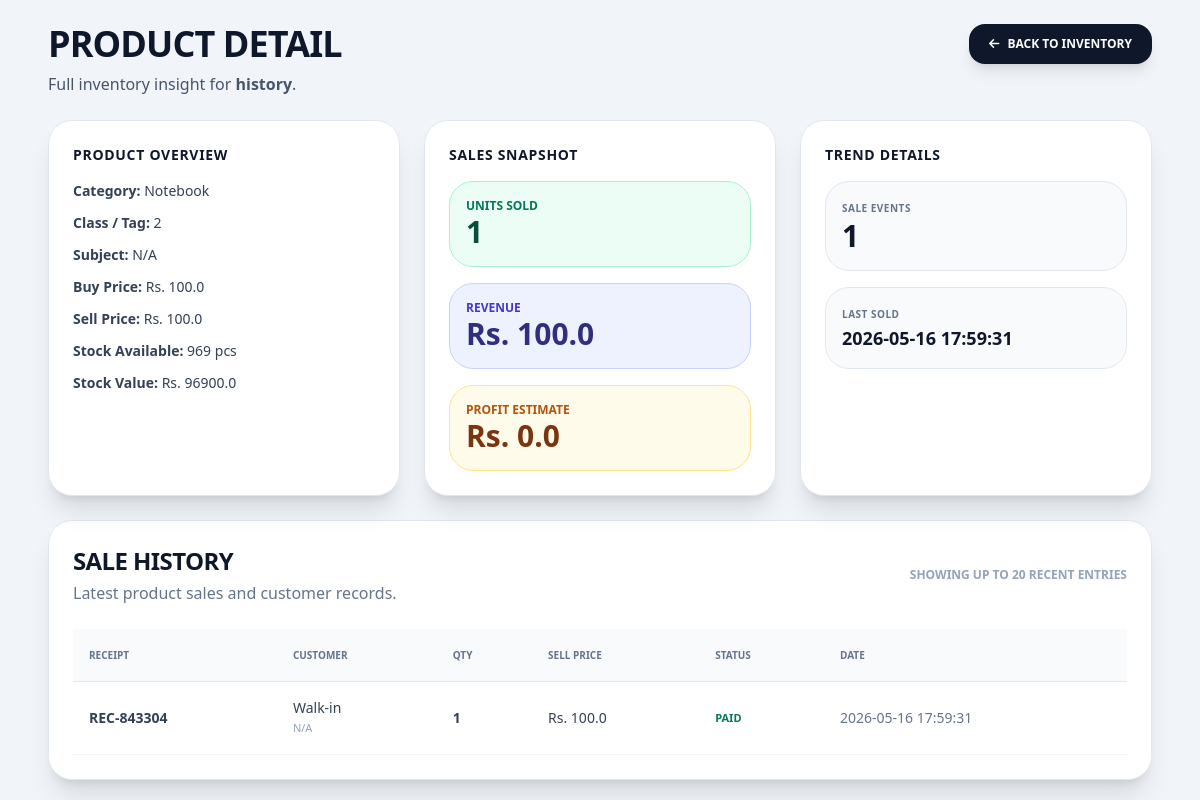
The app's page /product/16 (signed in) with its own data.
### tables this page shows
CREATE TABLE products (
        id INTEGER PRIMARY KEY AUTOINCREMENT,
        name TEXT NOT NULL,
        category TEXT, -- Book, Notebook, Stationery
        student_class TEXT,
        subject TEXT,
        purchase_price REAL,
        selling_price REAL,
        stock INTEGER
    , tag TEXT, variation TEXT);

CREATE TABLE sale_items (sale_id INTEGER, product_name TEXT, qty INTEGER, price REAL);

CREATE TABLE sales (
    id INTEGER PRIMARY KEY AUTOINCREMENT,
    receipt_number TEXT NOT NULL UNIQUE,
    student_name TEXT NOT NULL,
    father_name TEXT NOT NULL,
    cnic TEXT,
    student_class TEXT NOT NULL,
    phone_no TEXT NOT NULL,
    address TEXT,
    sale_type TEXT NOT NULL, -- 'Single Item' or 'Full Bundle'
    total_amount REAL NOT NULL,
    timestamp DATETIME DEFAULT CURRENT_TIMESTAMP
, profit REAL DEFAULT 0.0, payment_status TEXT DEFAULT 'Paid', cash_paid REAL DEFAULT 0.0);

### main.py (the view)
@app.get("/product/{product_id}")
async def product_detail(request: Request, product_id: int):
    if not is_logged_in(request): raise HTTPException(status_code=401)
    conn = get_db()
    product = conn.execute("SELECT * FROM products WHERE id = ?", (product_id,)).fetchone()
    if not product:
        conn.close()
        raise HTTPException(status_code=404, detail="Product not found")
    analytics = conn.execute("""
        SELECT
            SUM(si.qty) as total_units,
            SUM(si.qty * si.price) as total_revenue,
            MAX(s.timestamp) as last_sold,
            COUNT(*) as sale_count
        FROM sale_items si
        JOIN sales s ON si.sale_id = s.id
        WHERE si.product_name = ?
    """, (product['name'],)).fetchone()
    sales = conn.execute("""
        SELECT si.qty, si.price, s.receipt_number, s.payment_status, s.timestamp,
               s.student_name, s.phone_no
        FROM sale_items si
        JOIN sales s ON si.sale_id = s.id
        WHERE si.product_name = ?
        ORDER BY s.timestamp DESC
        LIMIT 20
    """, (product['name'],)).fetchall()
    conn.close()
    total_units = analytics['total_units'] if analytics['total_units'] else 0
    total_revenue = analytics['total_revenue'] if analytics['total_revenue'] else 0
    sale_count = analytics['sale_count'] if analytics['sale_count'] else 0
    last_sold = analytics['last_sold']
    profit = total_revenue - (total_units * product['purchase_price']) if total_units else 0
    return templates.TemplateResponse(request, "product_detail.html", {
        "product": product,
        "sales": sales,
        "analytics": {
            "total_units": total_units,
            "total_revenue": total_revenue,
            "sale_count": sale_count,
            "last_sold": last_sold,
            "profit": profit
        }
    })

### templates/product_detail.html (shortened to what this page needs)
<!DOCTYPE html>
<html lang="en">
<head>
    <script src="https://cdn.tailwindcss.com"></script>
    <link rel="stylesheet" href="https://cdnjs.cloudflare.com/ajax/libs/font-awesome/6.0.0/css/all.min.css">
</head>
<body class="bg-slate-100 min-h-screen font-sans text-slate-900">
    <div class="max-w-6xl mx-auto p-6">
        <div class="flex flex-col md:flex-row justify-between items-start gap-4 mb-6">
            <div>
                <h1 class="text-4xl font-black uppercase tracking-tight">Product Detail</h1>
                <p class="text-slate-600 mt-2">Full inventory insight for <strong>{{ product.name }}</strong>.</p>
            </div>
            <div class="space-x-2">
                <a href="/" class="inline-flex items-center gap-2 bg-slate-900 text-white px-5 py-3 rounded-2xl font-black uppercase text-xs shadow-lg hover:bg-slate-800 transition"><i class="fas fa-arrow-left"></i> Back to Inventory</a>
            </div>
        </div>
        <div class="grid grid-cols-1 lg:grid-cols-3 gap-6 mb-6">
            <div class="bg-white rounded-3xl shadow-xl p-6 border border-slate-200">
                <h2 class="font-black text-slate-900 uppercase text-sm tracking-wider mb-4">Product Overview</h2>
                <div class="space-y-3 text-sm text-slate-700">
                    <div><span class="font-black">Category:</span> {{ product.category }}</div>
                    <div><span class="font-black">Class / Tag:</span> {{ product.student_class or product.tag or 'N/A' }}</div>
                    <div><span class="font-black">Subject:</span> {{ product.subject or product.variation or 'N/A' }}</div>
                    <div><span class="font-black">Buy Price:</span> Rs. {{ product.purchase_price }}</div>
                    <div><span class="font-black">Sell Price:</span> Rs. {{ product.selling_price }}</div>
                    <div><span class="font-black">Stock Available:</span> {{ product.stock }} pcs</div>
                    <div><span class="font-black">Stock Value:</span> Rs. {{ (product.stock * product.selling_price) | round(2) }}</div>
                </div>
            </div>
            <div class="bg-white rounded-3xl shadow-xl p-6 border border-slate-200">
                <h2 class="font-black text-slate-900 uppercase text-sm tracking-wider mb-4">Sales Snapshot</h2>
                <div class="grid gap-4 text-slate-700">
                    <div class="bg-emerald-50 p-4 rounded-3xl border border-emerald-200">
                        <div class="text-xs uppercase font-black text-emerald-700">Units Sold</div>
                        <div class="text-3xl font-black text-emerald-900">{{ analytics.total_units }}</div>
                    </div>
                    <div class="bg-indigo-50 p-4 rounded-3xl border border-indigo-200">
                        <div class="text-xs uppercase font-black text-indigo-700">Revenue</div>
                        <div class="text-3xl font-black text-indigo-900">Rs. {{ analytics.total_revenue | round(2) }}</div>
                    </div>
                    <div class="bg-amber-50 p-4 rounded-3xl border border-amber-200">
                        <div class="text-xs uppercase font-black text-amber-700">Profit Estimate</div>
                        <div class="text-3xl font-black text-amber-900">Rs. {{ analytics.profit | round(2) }}</div>
                    </div>
                </div>
            </div>
            <div class="bg-white rounded-3xl shadow-xl p-6 border border-slate-200">
                <h2 class="font-black text-slate-900 uppercase text-sm tracking-wider mb-4">Trend Details</h2>
                <div class="space-y-4 text-slate-700 text-sm">
                    <div class="bg-slate-50 p-4 rounded-3xl border border-slate-200">
                        <div class="font-black uppercase text-[10px] tracking-wider text-slate-500">Sale Events</div>
                        <div class="text-3xl font-black text-slate-900">{{ analytics.sale_count }}</div>
                    </div>
                    <div class="bg-slate-50 p-4 rounded-3xl border border-slate-200">
                        <div class="font-black uppercase text-[10px] tracking-wider text-slate-500">Last Sold</div>
                        <div class="text-lg font-black text-slate-900">{{ analytics.last_sold or 'No sales yet' }}</div>
                    </div>
                </div>
            </div>
        </div>
        <div class="bg-white rounded-3xl shadow-xl p-6 border border-slate-200">
            <div class="flex flex-col md:flex-row justify-between items-start md:items-center gap-4 mb-6">
                <div>
                    <h2 class="font-black text-2xl uppercase tracking-tight">Sale History</h2>
                    <p class="text-slate-500 mt-1">Latest product sales and customer records.</p>
                </div>
                <div class="text-xs uppercase font-black text-slate-400">Showing up to 20 recent entries</div>
            </div>
            {% if sales %}
            <div class="overflow-x-auto">
                <table class="min-w-full text-left text-sm text-slate-700">
                    <thead class="bg-slate-50 text-slate-500 uppercase text-[10px] font-black">
                        <tr>
                            <th class="p-4">Receipt</th>
                            <th class="p-4">Customer</th>
                            <th class="p-4">Qty</th>
                            <th class="p-4">Sell Price</th>
                            <th class="p-4">Status</th>
                            <th class="p-4">Date</th>
                        </tr>
                    </thead>
                    <tbody class="border-t border-slate-200">
                        {% for sale in sales %}
                        <tr class="border-b border-slate-100 hover:bg-slate-50">
                            <td class="p-4 font-bold">{{ sale.receipt_number }}</td>
                            <td class="p-4">
                                <div>{{ sale.customer_name or 'Walk-in' }}</div>
                                <div class="text-[11px] text-slate-400">{{ sale.customer_phone or 'N/A' }}</div>
                            </td>
                            <td class="p-4 font-black">{{ sale.qty }}</td>
                            <td class="p-4">Rs. {{ sale.price }}</td>
                            <td class="p-4 uppercase text-[11px] font-black {{ 'text-emerald-700' if sale.payment_status == 'Paid' else 'text-amber-700' }}">{{ sale.payment_status }}</td>
                            <td class="p-4 text-slate-500">{{ sale.timestamp }}</td>
                        </tr>
                        {% endfor %}
                    </tbody>
                </table>
            </div>
            {% else %}
            <div class="py-12 text-center text-slate-500 font-black uppercase">Koi sale history nahi mili is product ke liye.</div>
            {% endif %}
        </div>
    </div>
</body>
</html>

### records on screen
products: name "history", category "Notebook", student_class "2", subject+variation "N/A", purchase_price "100.0", selling_price "100.0", stock "969", (product.stock*product.selling_price)|round(2) "96900.0"
sale_items: receipt_number "REC-843304", customer_name "Walk-in", customer_phone "N/A", qty "1", price "100.0", payment_status "PAID", timestamp "2026-05-16 17:59:31"

### other values on screen
{{ analytics.total_units }} "1"
{{ analytics.total_revenue | round(2) }} "100.0"
{{ analytics.profit | round(2) }} "0.0"
{{ analytics.sale_count }} "1"
{{ analytics.last_sold or 'No sales yet' }} "2026-05-16 17:59:31"
